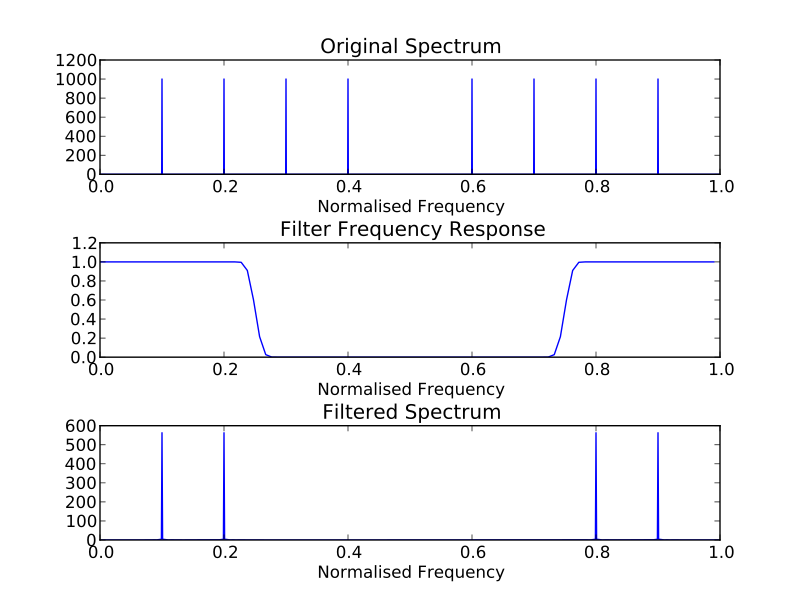

The script that drew this image:
import numpy
import pylab

from sp import firwin

f0 = 20 #20Hz
ts = 0.01 # i.e. sampling frequency is 1/ts = 100Hz
x = numpy.arange(-10, 10, ts)
signal = (numpy.cos(2*numpy.pi*f0*x) + numpy.sin(2*numpy.pi*2*f0*x) +
            numpy.cos(2*numpy.pi*0.5*f0*x) + numpy.cos(2*numpy.pi*1.5*f0*x))

#build filter
#Low pass
M = 100 #number of taps in filter
fc = 0.25 #i.e. normalised cutoff frequency 1/4 of sampling rate i.e. 25Hz
lp = firwin.build_filter(M, fc, window=firwin.blackman)

#filter the signal
filtered = numpy.convolve(signal, lp)

#plotting
pylab.figure()
pylab.subplot(3,1,1)
pylab.title('Original Spectrum')
pylab.xlabel('Normalised Frequency')
firwin.plot_fft(signal)
pylab.subplot(3,1,2)
pylab.title('Filter Frequency Response')
pylab.xlabel('Normalised Frequency')
firwin.plot_fft(lp)
#window and fft
pylab.subplot(3,1,3)
pylab.title('Filtered Spectrum')
pylab.xlabel('Normalised Frequency')
firwin.plot_fft(firwin.hamming(len(filtered))[:-1]*(filtered))
pylab.subplots_adjust(hspace = 0.6)
pylab.show()
